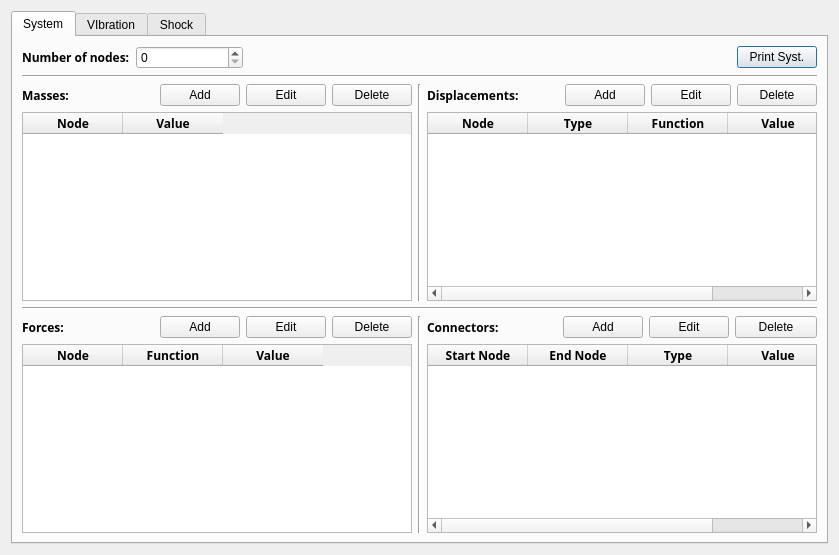
<?xml version="1.0" encoding="UTF-8"?>
<ui version="4.0">
 <class>mainDialog</class>
 <widget class="QDialog" name="mainDialog">
  <property name="geometry">
   <rect>
    <x>0</x>
    <y>0</y>
    <width>839</width>
    <height>555</height>
   </rect>
  </property>
  <property name="sizePolicy">
   <sizepolicy hsizetype="Preferred" vsizetype="Preferred">
    <horstretch>0</horstretch>
    <verstretch>0</verstretch>
   </sizepolicy>
  </property>
  <property name="windowTitle">
   <string>1D Dynamical Systems</string>
  </property>
  <layout class="QVBoxLayout" name="verticalLayout_5">
   <item>
    <widget class="QTabWidget" name="tabWidget">
     <property name="currentIndex">
      <number>0</number>
     </property>
     <widget class="QWidget" name="tab">
      <attribute name="title">
       <string>System</string>
      </attribute>
      <layout class="QVBoxLayout" name="verticalLayout_7">
       <item>
        <layout class="QHBoxLayout" name="horizontalLayout_7">
         <item>
          <widget class="QLabel" name="label">
           <property name="font">
            <font>
             <family>Trebuchet MS</family>
             <weight>75</weight>
             <bold>true</bold>
            </font>
           </property>
           <property name="autoFillBackground">
            <bool>false</bool>
           </property>
           <property name="frameShadow">
            <enum>QFrame::Raised</enum>
           </property>
           <property name="text">
            <string>Number of nodes:</string>
           </property>
          </widget>
         </item>
         <item>
          <widget class="QSpinBox" name="nodes_spinBox">
           <property name="sizePolicy">
            <sizepolicy hsizetype="Minimum" vsizetype="Fixed">
             <horstretch>1</horstretch>
             <verstretch>0</verstretch>
            </sizepolicy>
           </property>
          </widget>
         </item>
         <item>
          <spacer name="horizontalSpacer_3">
           <property name="orientation">
            <enum>Qt::Horizontal</enum>
           </property>
           <property name="sizeHint" stdset="0">
            <size>
             <width>488</width>
             <height>20</height>
            </size>
           </property>
          </spacer>
         </item>
         <item>
          <widget class="QPushButton" name="printSyst">
           <property name="text">
            <string>Print Syst.</string>
           </property>
          </widget>
         </item>
        </layout>
       </item>
       <item>
        <widget class="Line" name="line_4">
         <property name="orientation">
          <enum>Qt::Horizontal</enum>
         </property>
        </widget>
       </item>
       <item>
        <layout class="QVBoxLayout" name="verticalLayout_6">
         <item>
          <layout class="QHBoxLayout" name="horizontalLayout_4">
           <item>
            <layout class="QVBoxLayout" name="verticalLayout">
             <item>
              <layout class="QHBoxLayout" name="horizontalLayout_6">
               <item>
                <widget class="QLabel" name="label_3">
                 <property name="font">
                  <font>
                   <family>Trebuchet MS</family>
                   <weight>75</weight>
                   <bold>true</bold>
                  </font>
                 </property>
                 <property name="frameShadow">
                  <enum>QFrame::Plain</enum>
                 </property>
                 <property name="text">
                  <string>Masses:</string>
                 </property>
                </widget>
               </item>
               <item>
                <spacer name="horizontalSpacer_4">
                 <property name="orientation">
                  <enum>Qt::Horizontal</enum>
                 </property>
                 <property name="sizeHint" stdset="0">
                  <size>
                   <width>28</width>
                   <height>20</height>
                  </size>
                 </property>
                </spacer>
               </item>
               <item>
                <widget class="QPushButton" name="MassAddButton">
                 <property name="text">
                  <string>Add</string>
                 </property>
                </widget>
               </item>
               <item>
                <widget class="QPushButton" name="MassEditButton">
                 <property name="focusPolicy">
                  <enum>Qt::NoFocus</enum>
                 </property>
                 <property name="text">
                  <string>Edit</string>
                 </property>
                </widget>
               </item>
               <item>
                <widget class="QPushButton" name="MassDeleteButton">
                 <property name="focusPolicy">
                  <enum>Qt::NoFocus</enum>
                 </property>
                 <property name="text">
                  <string>Delete</string>
                 </property>
                </widget>
               </item>
              </layout>
             </item>
             <item>
              <widget class="QTableWidget" name="MassTable">
               <property name="sizePolicy">
                <sizepolicy hsizetype="Expanding" vsizetype="Expanding">
                 <horstretch>0</horstretch>
                 <verstretch>0</verstretch>
                </sizepolicy>
               </property>
               <property name="font">
                <font>
                 <family>Sans Serif</family>
                 <pointsize>9</pointsize>
                 <weight>75</weight>
                 <bold>true</bold>
                </font>
               </property>
               <attribute name="horizontalHeaderStretchLastSection">
                <bool>false</bool>
               </attribute>
               <column>
                <property name="text">
                 <string>Node</string>
                </property>
               </column>
               <column>
                <property name="text">
                 <string>Value</string>
                </property>
               </column>
              </widget>
             </item>
            </layout>
           </item>
           <item>
            <widget class="Line" name="line">
             <property name="orientation">
              <enum>Qt::Vertical</enum>
             </property>
            </widget>
           </item>
           <item>
            <layout class="QVBoxLayout" name="verticalLayout_2">
             <item>
              <layout class="QHBoxLayout" name="horizontalLayout_3">
               <item>
                <widget class="QLabel" name="label_4">
                 <property name="font">
                  <font>
                   <family>Trebuchet MS</family>
                   <weight>75</weight>
                   <bold>true</bold>
                  </font>
                 </property>
                 <property name="text">
                  <string>Displacements:</string>
                 </property>
                </widget>
               </item>
               <item>
                <spacer name="horizontalSpacer">
                 <property name="orientation">
                  <enum>Qt::Horizontal</enum>
                 </property>
                 <property name="sizeHint" stdset="0">
                  <size>
                   <width>40</width>
                   <height>20</height>
                  </size>
                 </property>
                </spacer>
               </item>
               <item>
                <widget class="QPushButton" name="DispAddButton">
                 <property name="text">
                  <string>Add</string>
                 </property>
                </widget>
               </item>
               <item>
                <widget class="QPushButton" name="DispEditButton">
                 <property name="focusPolicy">
                  <enum>Qt::NoFocus</enum>
                 </property>
                 <property name="text">
                  <string>Edit</string>
                 </property>
                </widget>
               </item>
               <item>
                <widget class="QPushButton" name="DispDelButton">
                 <property name="focusPolicy">
                  <enum>Qt::NoFocus</enum>
                 </property>
                 <property name="text">
                  <string>Delete</string>
                 </property>
                </widget>
               </item>
              </layout>
             </item>
             <item>
              <widget class="QTableWidget" name="DispTable">
               <property name="font">
                <font>
                 <family>Sans Serif</family>
                 <pointsize>9</pointsize>
                 <weight>75</weight>
                 <bold>true</bold>
                </font>
               </property>
               <column>
                <property name="text">
                 <string>Node</string>
                </property>
               </column>
               <column>
                <property name="text">
                 <string>Type</string>
                </property>
               </column>
               <column>
                <property name="text">
                 <string>Function</string>
                </property>
               </column>
               <column>
                <property name="text">
                 <string>Value</string>
                </property>
               </column>
              </widget>
             </item>
            </layout>
           </item>
          </layout>
         </item>
         <item>
          <widget class="Line" name="line_3">
           <property name="orientation">
            <enum>Qt::Horizontal</enum>
           </property>
          </widget>
         </item>
         <item>
          <layout class="QHBoxLayout" name="horizontalLayout_5">
           <item>
            <layout class="QVBoxLayout" name="verticalLayout_4">
             <item>
              <layout class="QHBoxLayout" name="horizontalLayout">
               <item>
                <widget class="QLabel" name="label_5">
                 <property name="font">
                  <font>
                   <family>Trebuchet MS</family>
                   <weight>75</weight>
                   <bold>true</bold>
                  </font>
                 </property>
                 <property name="frameShadow">
                  <enum>QFrame::Plain</enum>
                 </property>
                 <property name="text">
                  <string>Forces:</string>
                 </property>
                </widget>
               </item>
               <item>
                <spacer name="horizontalSpacer_5">
                 <property name="orientation">
                  <enum>Qt::Horizontal</enum>
                 </property>
                 <property name="sizeHint" stdset="0">
                  <size>
                   <width>40</width>
                   <height>20</height>
                  </size>
                 </property>
                </spacer>
               </item>
               <item>
                <widget class="QPushButton" name="pushButton">
                 <property name="text">
                  <string>Add</string>
                 </property>
                </widget>
               </item>
               <item>
                <widget class="QPushButton" name="pushButton_2">
                 <property name="text">
                  <string>Edit</string>
                 </property>
                </widget>
               </item>
               <item>
                <widget class="QPushButton" name="pushButton_3">
                 <property name="text">
                  <string>Delete</string>
                 </property>
                </widget>
               </item>
              </layout>
             </item>
             <item>
              <widget class="QTableWidget" name="ForceTable">
               <property name="font">
                <font>
                 <family>Sans Serif</family>
                 <pointsize>9</pointsize>
                 <weight>75</weight>
                 <bold>true</bold>
                </font>
               </property>
               <column>
                <property name="text">
                 <string>Node</string>
                </property>
               </column>
               <column>
                <property name="text">
                 <string>Function</string>
                </property>
               </column>
               <column>
                <property name="text">
                 <string>Value</string>
                </property>
               </column>
              </widget>
             </item>
            </layout>
           </item>
           <item>
            <widget class="Line" name="line_2">
             <property name="orientation">
              <enum>Qt::Vertical</enum>
             </property>
            </widget>
           </item>
           <item>
            <layout class="QVBoxLayout" name="verticalLayout_3">
             <item>
              <layout class="QHBoxLayout" name="horizontalLayout_2">
               <item>
                <widget class="QLabel" name="label_2">
                 <property name="font">
                  <font>
                   <family>Trebuchet MS</family>
                   <weight>75</weight>
                   <bold>true</bold>
                  </font>
                 </property>
                 <property name="text">
                  <string>Connectors:</string>
                 </property>
                </widget>
               </item>
               <item>
                <spacer name="horizontalSpacer_2">
                 <property name="orientation">
                  <enum>Qt::Horizontal</enum>
                 </property>
                 <property name="sizeHint" stdset="0">
                  <size>
                   <width>58</width>
                   <height>20</height>
                  </size>
                 </property>
                </spacer>
               </item>
               <item>
                <widget class="QPushButton" name="ConnAddButton">
                 <property name="text">
                  <string>Add</string>
                 </property>
                </widget>
               </item>
               <item>
                <widget class="QPushButton" name="ConnEditButton">
                 <property name="text">
                  <string>Edit</string>
                 </property>
                </widget>
               </item>
               <item>
                <widget class="QPushButton" name="ConnDelButton">
                 <property name="sizePolicy">
                  <sizepolicy hsizetype="Minimum" vsizetype="Fixed">
                   <horstretch>2</horstretch>
                   <verstretch>0</verstretch>
                  </sizepolicy>
                 </property>
                 <property name="text">
                  <string>Delete</string>
                 </property>
                </widget>
               </item>
              </layout>
             </item>
             <item>
              <widget class="QTableWidget" name="ConnTable">
               <property name="font">
                <font>
                 <family>Sans Serif</family>
                 <pointsize>9</pointsize>
                 <weight>75</weight>
                 <bold>true</bold>
                </font>
               </property>
               <column>
                <property name="text">
                 <string>Start Node</string>
                </property>
               </column>
               <column>
                <property name="text">
                 <string>End Node</string>
                </property>
               </column>
               <column>
                <property name="text">
                 <string>Type</string>
                </property>
               </column>
               <column>
                <property name="text">
                 <string>Value</string>
                </property>
               </column>
              </widget>
             </item>
            </layout>
           </item>
          </layout>
         </item>
        </layout>
       </item>
      </layout>
     </widget>
     <widget class="QWidget" name="tab_2">
      <attribute name="title">
       <string>VIbration</string>
      </attribute>
     </widget>
     <widget class="QWidget" name="tab_3">
      <attribute name="title">
       <string>Shock</string>
      </attribute>
     </widget>
    </widget>
   </item>
  </layout>
 </widget>
 <resources/>
 <connections/>
</ui>
